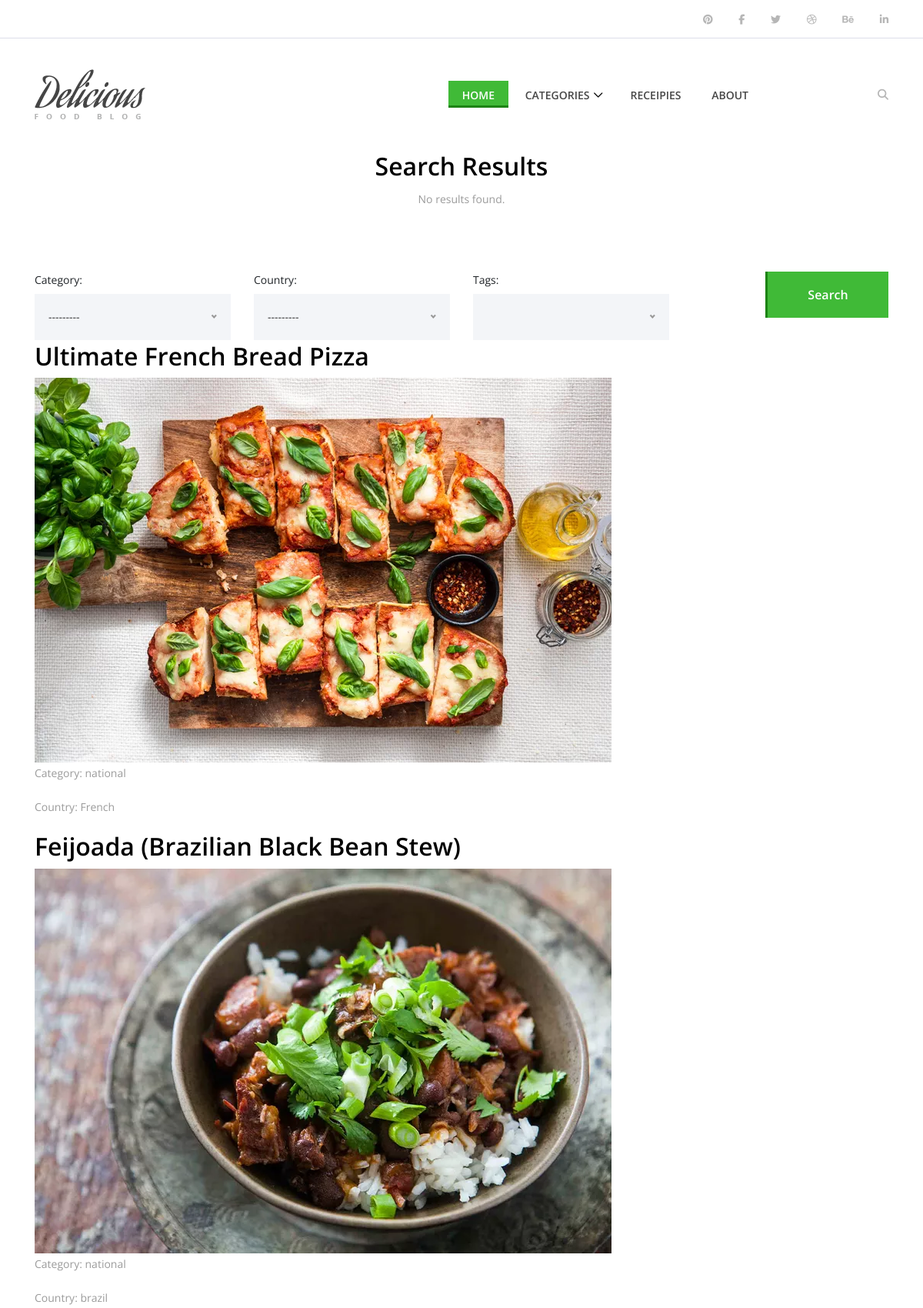
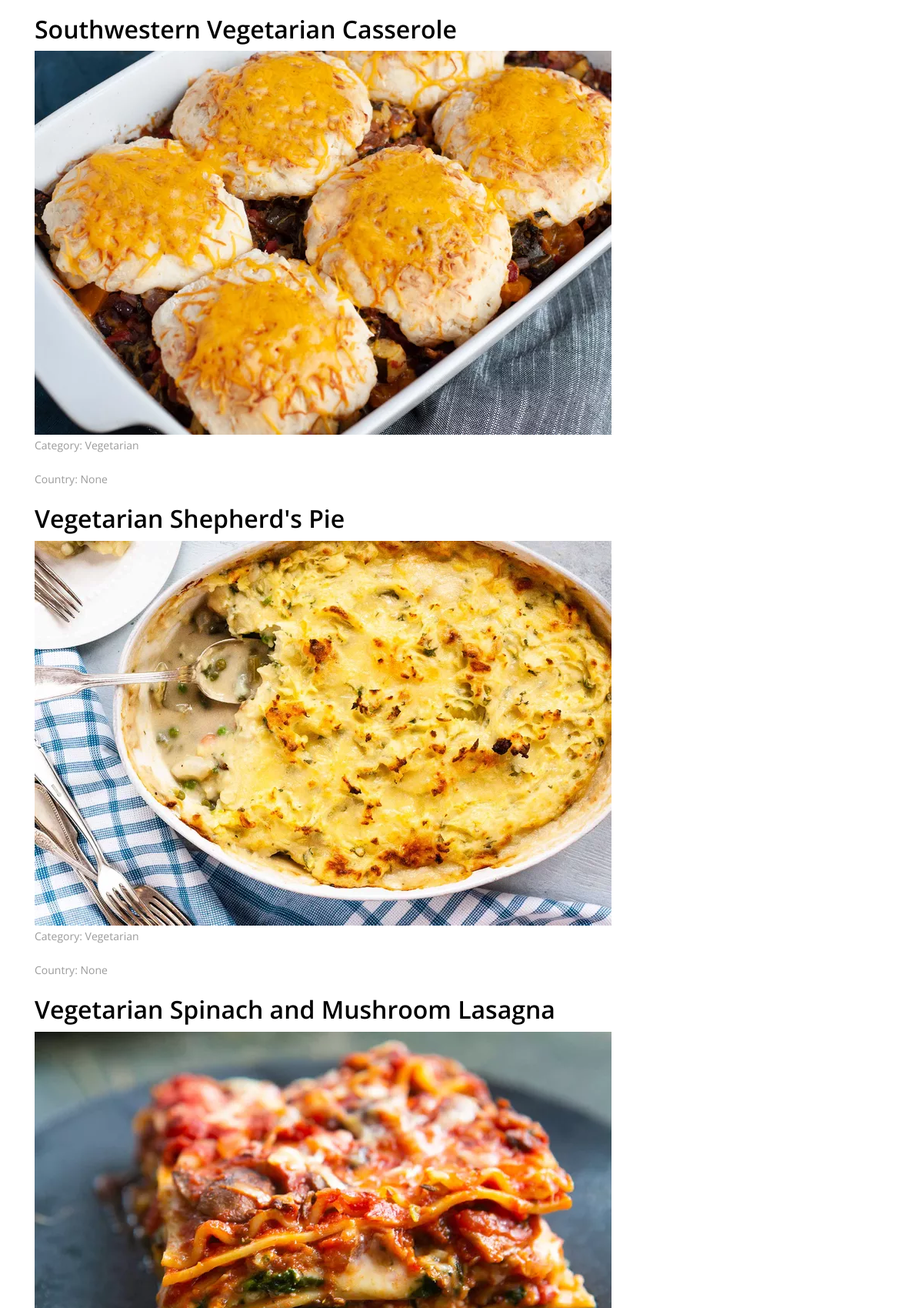
/filter/ (upper part), run on the app's committed database (2 pictures, top to bottom).
### main/models.py (models this page shows, shortened)
class Recipe(models.Model):
    name = models.CharField(max_length=255)
    image = models.ImageField(upload_to='images/', blank=True, null=True)
    description = models.TextField(blank=True,null=True)
    prep = models.CharField(max_length=50)
    cook = models.CharField(max_length=50)
    yields = models.CharField(max_length=100, blank=True, null=True)
    country = models.ForeignKey(Country, on_delete=models.SET_NULL, null=True,blank=True)
    tags = models.ManyToManyField(Tag, blank=True)
    category = models.ForeignKey(Category,on_delete=models.SET_NULL,null=True)
    rating = models.IntegerField(default=0)
    make=RichTextField(blank=True,null=True)
    calories=models.CharField(max_length=255,blank=True,null=True)
    fat=models.CharField(max_length=255,blank=True,null=True)
    carbs=models.CharField(max_length=255,blank=True,null=True)
    protein=models.CharField(max_length=255,blank=True,null=True)
    class Meta:
        ordering = ('-id', )

class Category(models.Model):
    name = models.CharField(max_length=255)
    def __str__(self):
        return self.name

class Country(models.Model):
    name = models.CharField(max_length=255)
    def __str__(self):
        return self.name
    class Meta:
        verbose_name_plural = 'Countries'

### main/views.py (the view)
# urls.py: path('filter/',RecipeView.as_view(),name='filter'),
class RecipeView(FilterView):
    model = Recipe
    template_name = 'receipes.html'
    context_object_name = 'recipes'
    filterset_class = RecipeFilter
    paginate_by = 6
    def get_filterset(self, filterset_class):
        return filterset_class(self.request.GET, queryset=self.get_queryset())
    def get_context_data(self, **kwargs):
        context = super().get_context_data(**kwargs)
        context['form'] = self.get_filterset(self.filterset_class).form
        return context

### main/models.py (called while the page is built)
    def __str__(self):
        return self.name

### templates/receipes.html (shortened to what this page needs)
{% extends "base.html" %}
{% load static %}
{% load custom_filters %}
{% block receipes %}active{% endblock receipes %}
{% block content %}
<div class="section-heading">
<h2>Search Results</h2>
{% if results %}
    <ul>
    {% for receipe in results %}
        <li>
            <img src="{{ receipe.image.url }}" alt="">
            <a href="{% url 'receipe' receipe.id %}">{{ receipe.name }}</a>
        </li>
    {% endfor %}
    </ul>
{% else %}
    <p>No results found.</p>
{% endif %}
</div>
<div class="recipe-post-search mb-80">
    <div class="container">
        <form action="{% url 'filter' %}" method="get">
            <div class="row">
                <div class="col-12 col-lg-3">
                    <label for="id_category">Category:</label>
                </div>
                <div class="col-12 col-lg-3">
                    <label for="id_country">Country:</label>
                </div>
                <div class="col-12 col-lg-3">
                    <label for="id_tags">Tags:</label>
                </div>
                <div class="col-12 col-lg-3 text-right">
                    <button type="submit" class="btn delicious-btn">Search</button>
                </div>
            </div>
        </form>
        <div class="recipe-list">
            {% for recipe in recipes %}
                <div class="recipe-item">
                    <h2>{{ recipe.name }}</h2>
                    {% if recipe.image %}
                        <img src="{{ recipe.image.url }}" alt="{{ recipe.name }}" class="recipe-image"/>
                    {% else %}
                        <p>No image available</p>
                    {% endif %}
                    <p>Category: {{ recipe.category }}</p>
                    <p>Country: {{ recipe.country }}</p>
                </div>
            {% endfor %}
        </div>
    </div>
</div>
 {%endblock content%}

### staticfiles/style.css (style rules this page uses)
* { margin: 0; padding: 0; }
body { font-family: "Open Sans", sans-serif; font-size: 14px; }
h1, h2, h3, h4, h5, h6 { color: #000000; line-height: 1.3; font-weight: 600; }
p { color: #9b9b9b; font-size: 14px; line-height: 2; font-weight: 400; }
img { height: auto; max-width: 100%; }
.mb-80 { margin-bottom: 80px !important; }
.section-heading { position: relative; z-index: 1; margin-bottom: 80px; text-align: center; }
.delicious-btn { display: inline-block; min-width: 160px; height: 60px; color: #ffffff; border: none; border-left: 3px solid #1c8314; border-radius: 0; padding: 0 30px; font-size: 16px; line-height: 58px; font-weight: 600; -webkit-transition-duration: 500ms; transition-duration: 500ms; text-transform: capitalize; background-color: #40ba37; }
.recipe-image { max-width: 100%; height: auto; }

### templates/base.html (style rules this page uses)
.recipe-image { max-width: 100%; height: auto; }

### data on the page
Recipe: name "Ultimate French Bread Pizza", image (picture), category "national", country "French"
Recipe: name "Feijoada (Brazilian Black Bean Stew)", image (picture), category "national", country "brazil"
Recipe: name "Southwestern Vegetarian Casserole", image (picture), category "Vegetarian", country "None"
Recipe: name "Vegetarian Shepherd's Pie", image (picture), category "Vegetarian", country "None"
Recipe: name "Vegetarian Spinach and Mushroom Lasagna", image (picture)
